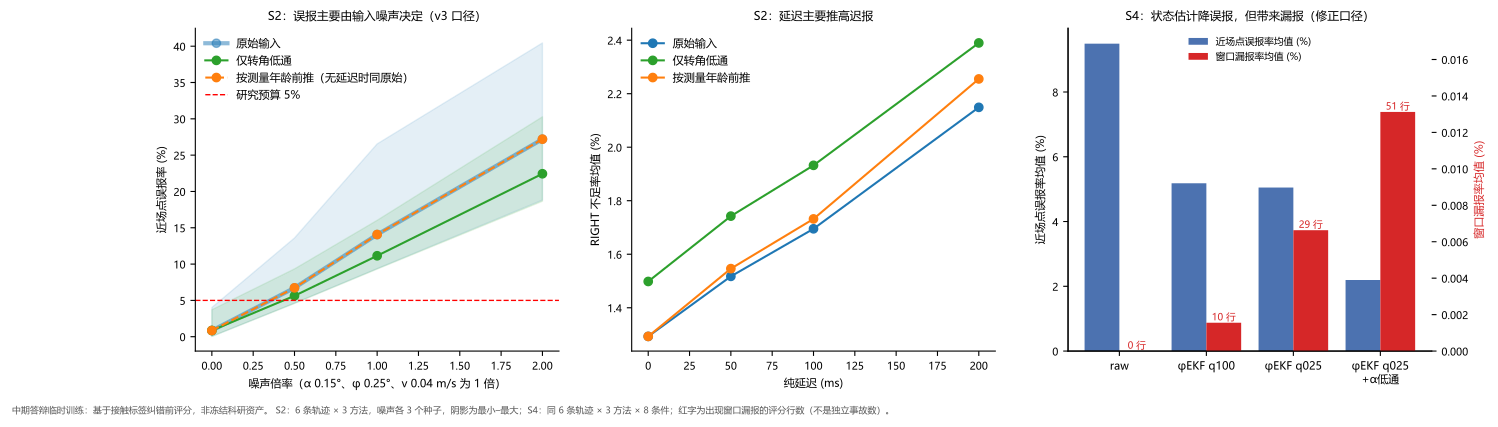

Recreate this plot in Python.
"""Tavotto entry: existing results only; no training, no simulation.
original_plot_code
"""
import sys
from pathlib import Path
LIBRARY=Path(__file__).resolve().parents[1]
SUPPORT=LIBRARY / "site-packages"
if str(SUPPORT) not in sys.path: sys.path.insert(0,str(SUPPORT))
from _support import draw

fig=draw('descriptive', 'fig05_噪声延迟与状态估计')
fig.savefig(Path(__file__).parent / 'fig05_噪声延迟与状态估计.pdf')
